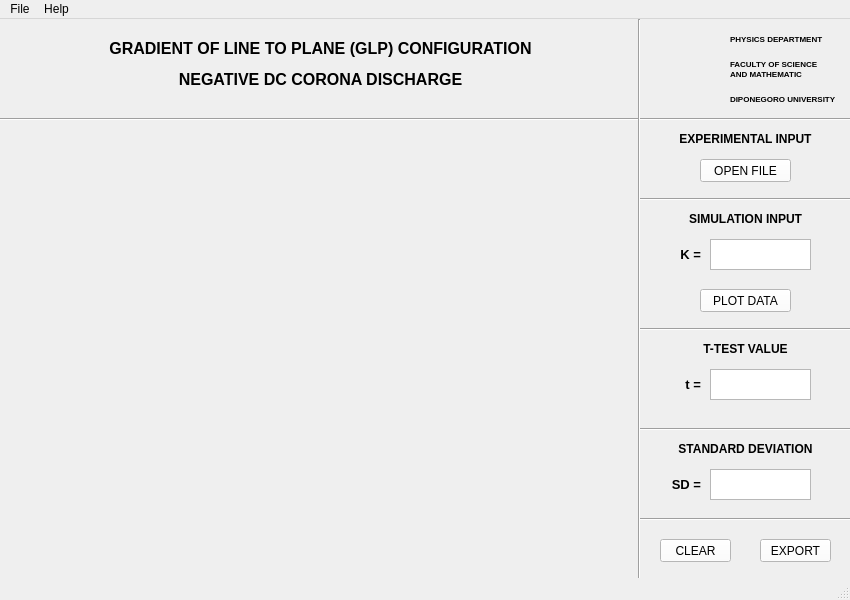
<?xml version="1.0" encoding="UTF-8"?>
<ui version="4.0">
 <class>MainWindow</class>
 <widget class="QMainWindow" name="MainWindow">
  <property name="geometry">
   <rect>
    <x>0</x>
    <y>0</y>
    <width>850</width>
    <height>600</height>
   </rect>
  </property>
  <property name="windowTitle">
   <string>MainWindow</string>
  </property>
  <property name="styleSheet">
   <string notr="true"/>
  </property>
  <widget class="QWidget" name="centralwidget">
   <widget class="Line" name="line">
    <property name="geometry">
     <rect>
      <x>0</x>
      <y>80</y>
      <width>851</width>
      <height>41</height>
     </rect>
    </property>
    <property name="orientation">
     <enum>Qt::Horizontal</enum>
    </property>
   </widget>
   <widget class="Line" name="line_2">
    <property name="geometry">
     <rect>
      <x>619</x>
      <y>0</y>
      <width>41</width>
      <height>561</height>
     </rect>
    </property>
    <property name="orientation">
     <enum>Qt::Vertical</enum>
    </property>
   </widget>
   <widget class="QLabel" name="label">
    <property name="geometry">
     <rect>
      <x>10</x>
      <y>20</y>
      <width>621</width>
      <height>51</height>
     </rect>
    </property>
    <property name="text">
     <string>&lt;html&gt;&lt;head/&gt;&lt;body&gt;&lt;p align=&quot;center&quot;&gt;&lt;span style=&quot; font-size:12pt; font-weight:600;&quot;&gt;GRADIENT OF LINE TO PLANE (GLP) CONFIGURATION&lt;/span&gt;&lt;/p&gt;&lt;p align=&quot;center&quot;&gt;&lt;span style=&quot; font-size:12pt; font-weight:600;&quot;&gt;NEGATIVE DC CORONA DISCHARGE&lt;/span&gt;&lt;/p&gt;&lt;/body&gt;&lt;/html&gt;</string>
    </property>
   </widget>
   <widget class="QLabel" name="label_2">
    <property name="geometry">
     <rect>
      <x>650</x>
      <y>10</y>
      <width>71</width>
      <height>81</height>
     </rect>
    </property>
    <property name="text">
     <string/>
    </property>
    <property name="pixmap">
     <pixmap>../../../../EVENT/KSFR/design/Undip.png</pixmap>
    </property>
    <property name="scaledContents">
     <bool>true</bool>
    </property>
   </widget>
   <widget class="QLabel" name="label_3">
    <property name="geometry">
     <rect>
      <x>730</x>
      <y>5</y>
      <width>121</width>
      <height>31</height>
     </rect>
    </property>
    <property name="text">
     <string>&lt;html&gt;&lt;head/&gt;&lt;body&gt;&lt;p align=&quot;justify&quot;&gt;&lt;span style=&quot; font-size:6pt; font-weight:600;&quot;&gt;PHYSICS DEPARTMENT&lt;/span&gt;&lt;/p&gt;&lt;/body&gt;&lt;/html&gt;</string>
    </property>
   </widget>
   <widget class="QLabel" name="label_4">
    <property name="geometry">
     <rect>
      <x>730</x>
      <y>30</y>
      <width>121</width>
      <height>31</height>
     </rect>
    </property>
    <property name="text">
     <string>&lt;html&gt;&lt;head/&gt;&lt;body&gt;&lt;p align=&quot;justify&quot;&gt;&lt;span style=&quot; font-size:6pt; font-weight:600;&quot;&gt;FACULTY OF SCIENCE&lt;/span&gt;&lt;/p&gt;&lt;/body&gt;&lt;/html&gt;</string>
    </property>
   </widget>
   <widget class="QLabel" name="label_5">
    <property name="geometry">
     <rect>
      <x>730</x>
      <y>40</y>
      <width>121</width>
      <height>31</height>
     </rect>
    </property>
    <property name="text">
     <string>&lt;html&gt;&lt;head/&gt;&lt;body&gt;&lt;p&gt;&lt;span style=&quot; font-size:6pt; font-weight:600;&quot;&gt;AND MATHEMATIC&lt;/span&gt;&lt;/p&gt;&lt;/body&gt;&lt;/html&gt;</string>
    </property>
   </widget>
   <widget class="QLabel" name="label_6">
    <property name="geometry">
     <rect>
      <x>730</x>
      <y>60</y>
      <width>121</width>
      <height>41</height>
     </rect>
    </property>
    <property name="text">
     <string>&lt;html&gt;&lt;head/&gt;&lt;body&gt;&lt;p&gt;&lt;span style=&quot; font-size:6pt; font-weight:600;&quot;&gt;DIPONEGORO UNIVERSITY&lt;/span&gt;&lt;/p&gt;&lt;/body&gt;&lt;/html&gt;</string>
    </property>
   </widget>
   <widget class="QLabel" name="label_7">
    <property name="geometry">
     <rect>
      <x>650</x>
      <y>110</y>
      <width>191</width>
      <height>21</height>
     </rect>
    </property>
    <property name="text">
     <string>&lt;html&gt;&lt;head/&gt;&lt;body&gt;&lt;p align=&quot;center&quot;&gt;&lt;span style=&quot; font-weight:600;&quot;&gt;EXPERIMENTAL INPUT&lt;/span&gt;&lt;/p&gt;&lt;/body&gt;&lt;/html&gt;</string>
    </property>
   </widget>
   <widget class="QPushButton" name="OpenFileButton">
    <property name="geometry">
     <rect>
      <x>700</x>
      <y>140</y>
      <width>91</width>
      <height>23</height>
     </rect>
    </property>
    <property name="styleSheet">
     <string notr="true">background-color: rgb(255, 255, 255);</string>
    </property>
    <property name="text">
     <string>OPEN FILE</string>
    </property>
   </widget>
   <widget class="Line" name="line_3">
    <property name="geometry">
     <rect>
      <x>640</x>
      <y>170</y>
      <width>211</width>
      <height>20</height>
     </rect>
    </property>
    <property name="orientation">
     <enum>Qt::Horizontal</enum>
    </property>
   </widget>
   <widget class="QLabel" name="label_8">
    <property name="geometry">
     <rect>
      <x>650</x>
      <y>190</y>
      <width>191</width>
      <height>21</height>
     </rect>
    </property>
    <property name="text">
     <string>&lt;html&gt;&lt;head/&gt;&lt;body&gt;&lt;p align=&quot;center&quot;&gt;&lt;span style=&quot; font-weight:600;&quot;&gt;SIMULATION INPUT&lt;/span&gt;&lt;/p&gt;&lt;/body&gt;&lt;/html&gt;</string>
    </property>
   </widget>
   <widget class="QPushButton" name="PlotDataButton">
    <property name="geometry">
     <rect>
      <x>700</x>
      <y>270</y>
      <width>91</width>
      <height>23</height>
     </rect>
    </property>
    <property name="styleSheet">
     <string notr="true">background-color: rgb(255, 255, 255);</string>
    </property>
    <property name="text">
     <string>PLOT DATA</string>
    </property>
   </widget>
   <widget class="QTextEdit" name="textEdit_K">
    <property name="geometry">
     <rect>
      <x>710</x>
      <y>220</y>
      <width>101</width>
      <height>31</height>
     </rect>
    </property>
   </widget>
   <widget class="QLabel" name="label_9">
    <property name="geometry">
     <rect>
      <x>650</x>
      <y>220</y>
      <width>51</width>
      <height>31</height>
     </rect>
    </property>
    <property name="text">
     <string>&lt;html&gt;&lt;head/&gt;&lt;body&gt;&lt;p align=&quot;right&quot;&gt;&lt;span style=&quot; font-size:10pt; font-weight:600;&quot;&gt;K =&lt;/span&gt;&lt;/p&gt;&lt;/body&gt;&lt;/html&gt;</string>
    </property>
   </widget>
   <widget class="Line" name="line_4">
    <property name="geometry">
     <rect>
      <x>640</x>
      <y>300</y>
      <width>211</width>
      <height>20</height>
     </rect>
    </property>
    <property name="orientation">
     <enum>Qt::Horizontal</enum>
    </property>
   </widget>
   <widget class="QLabel" name="label_10">
    <property name="geometry">
     <rect>
      <x>650</x>
      <y>320</y>
      <width>191</width>
      <height>21</height>
     </rect>
    </property>
    <property name="text">
     <string>&lt;html&gt;&lt;head/&gt;&lt;body&gt;&lt;p align=&quot;center&quot;&gt;&lt;span style=&quot; font-weight:600;&quot;&gt;T-TEST VALUE&lt;/span&gt;&lt;/p&gt;&lt;/body&gt;&lt;/html&gt;</string>
    </property>
   </widget>
   <widget class="QTextEdit" name="textEdit_R">
    <property name="geometry">
     <rect>
      <x>710</x>
      <y>350</y>
      <width>101</width>
      <height>31</height>
     </rect>
    </property>
   </widget>
   <widget class="QLabel" name="label_11">
    <property name="geometry">
     <rect>
      <x>650</x>
      <y>350</y>
      <width>51</width>
      <height>31</height>
     </rect>
    </property>
    <property name="text">
     <string>&lt;html&gt;&lt;head/&gt;&lt;body&gt;&lt;p align=&quot;right&quot;&gt;&lt;span style=&quot; font-size:10pt; font-weight:600;&quot;&gt;t =&lt;/span&gt;&lt;/p&gt;&lt;/body&gt;&lt;/html&gt;</string>
    </property>
   </widget>
   <widget class="Line" name="line_5">
    <property name="geometry">
     <rect>
      <x>640</x>
      <y>400</y>
      <width>211</width>
      <height>20</height>
     </rect>
    </property>
    <property name="orientation">
     <enum>Qt::Horizontal</enum>
    </property>
   </widget>
   <widget class="QPushButton" name="ClearButton">
    <property name="geometry">
     <rect>
      <x>660</x>
      <y>520</y>
      <width>71</width>
      <height>23</height>
     </rect>
    </property>
    <property name="styleSheet">
     <string notr="true">background-color: rgb(255, 255, 255);</string>
    </property>
    <property name="text">
     <string>CLEAR</string>
    </property>
   </widget>
   <widget class="QPushButton" name="SaveButton">
    <property name="geometry">
     <rect>
      <x>760</x>
      <y>520</y>
      <width>71</width>
      <height>23</height>
     </rect>
    </property>
    <property name="styleSheet">
     <string notr="true">background-color: rgb(255, 255, 255);</string>
    </property>
    <property name="text">
     <string>EXPORT</string>
    </property>
   </widget>
   <widget class="QWidget" name="verticalLayoutWidget">
    <property name="geometry">
     <rect>
      <x>10</x>
      <y>100</y>
      <width>621</width>
      <height>451</height>
     </rect>
    </property>
    <layout class="QVBoxLayout" name="verticalLayout"/>
   </widget>
   <widget class="QLabel" name="label_12">
    <property name="geometry">
     <rect>
      <x>650</x>
      <y>450</y>
      <width>51</width>
      <height>31</height>
     </rect>
    </property>
    <property name="text">
     <string>&lt;html&gt;&lt;head/&gt;&lt;body&gt;&lt;p align=&quot;right&quot;&gt;&lt;span style=&quot; font-size:10pt; font-weight:600;&quot;&gt;SD =&lt;/span&gt;&lt;/p&gt;&lt;/body&gt;&lt;/html&gt;</string>
    </property>
   </widget>
   <widget class="QLabel" name="label_13">
    <property name="geometry">
     <rect>
      <x>650</x>
      <y>420</y>
      <width>191</width>
      <height>21</height>
     </rect>
    </property>
    <property name="text">
     <string>&lt;html&gt;&lt;head/&gt;&lt;body&gt;&lt;p align=&quot;center&quot;&gt;&lt;span style=&quot; font-weight:600;&quot;&gt;STANDARD DEVIATION&lt;/span&gt;&lt;/p&gt;&lt;/body&gt;&lt;/html&gt;</string>
    </property>
   </widget>
   <widget class="QTextEdit" name="textEdit_R_2">
    <property name="geometry">
     <rect>
      <x>710</x>
      <y>450</y>
      <width>101</width>
      <height>31</height>
     </rect>
    </property>
   </widget>
   <widget class="Line" name="line_6">
    <property name="geometry">
     <rect>
      <x>640</x>
      <y>490</y>
      <width>211</width>
      <height>20</height>
     </rect>
    </property>
    <property name="orientation">
     <enum>Qt::Horizontal</enum>
    </property>
   </widget>
  </widget>
  <widget class="QMenuBar" name="menubar">
   <property name="geometry">
    <rect>
     <x>0</x>
     <y>0</y>
     <width>850</width>
     <height>21</height>
    </rect>
   </property>
   <widget class="QMenu" name="menuFile">
    <property name="title">
     <string>File</string>
    </property>
    <addaction name="actionSave"/>
    <addaction name="actionExit"/>
   </widget>
   <widget class="QMenu" name="menuHelp">
    <property name="title">
     <string>Help</string>
    </property>
   </widget>
   <addaction name="menuFile"/>
   <addaction name="menuHelp"/>
  </widget>
  <widget class="QStatusBar" name="statusbar"/>
  <action name="actionNew">
   <property name="text">
    <string>New</string>
   </property>
  </action>
  <action name="actionSave">
   <property name="text">
    <string>Save</string>
   </property>
  </action>
  <action name="actionExit">
   <property name="text">
    <string>Exit</string>
   </property>
  </action>
 </widget>
 <resources/>
 <connections/>
</ui>
